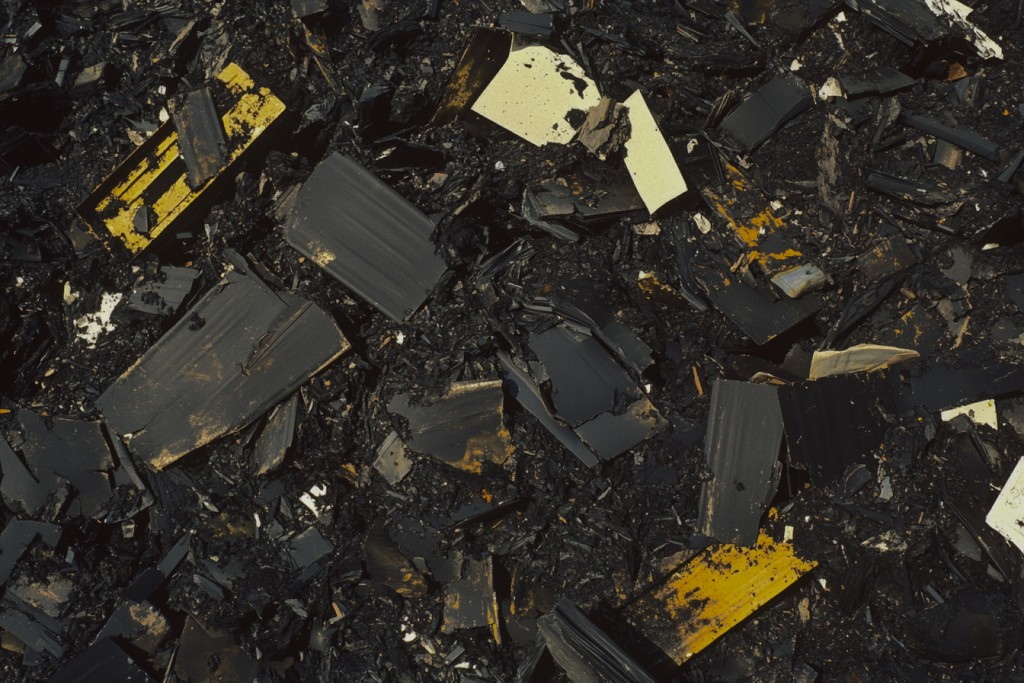
#> input picture assets/img/crisis-02.jpg, 1024 x 683 px
$ python tools-gen_pattern.py assets/img/crisis-02.jpg assets/img/crisis-03.jpg assets/img/crisis-03.jpg
#> lines starting #> are read from the running program, lines starting #| are printed output that depends on the picture; after the words box and inside, x2 and y2 are one past the last pixel; in counts of white or black regions, pixels touching at a corner belong together
"""Generate a vector pattern (contours + yellow blocks + noise) from the hero photo.
Output: pattern.svg (viewBox 1496x820) + seeds.json (dissolve seed points, normalized).
Only numpy + PIL. Marching squares implemented by hand.
"""
import json, math, random, sys
import numpy as np
from PIL import Image, ImageFilter

SRC, OUT_SVG, OUT_JSON = sys.argv[1], sys.argv[2], sys.argv[3]
VW, VH = 1496, 820
W = 748                      # working raster width (scale x2 to viewBox)
GOLD = "#ae9a29"
random.seed(7); np.random.seed(7)

img = Image.open(SRC).convert("RGB")
#> img is the input picture: PIL image 1024x683 RGB; mean R, G, B 50.8, 47.2, 40.7
H = round(W * img.height / img.width)
#> H = 499
img = img.resize((W, H), Image.LANCZOS)
#> img: PIL image 748x499 RGB
S = VW / W  # raster -> viewBox scale

# ---------- fields ----------
lum = np.asarray(img.convert("L").filter(ImageFilter.GaussianBlur(2.2)), dtype=np.float32) / 255.0
lum_soft = np.asarray(img.convert("L").filter(ImageFilter.GaussianBlur(6)), dtype=np.float32) / 255.0
lum_mid = np.asarray(img.convert("L").filter(ImageFilter.GaussianBlur(3.5)), dtype=np.float32) / 255.0

hsv = np.asarray(img.filter(ImageFilter.GaussianBlur(1.2)).convert("HSV"), dtype=np.float32)
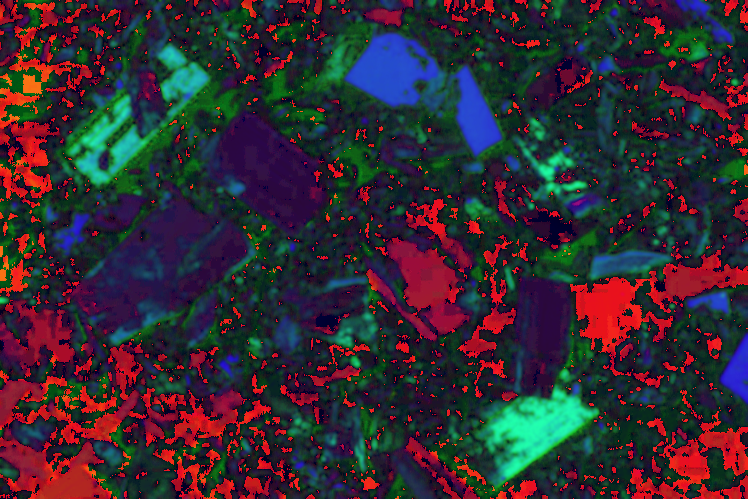
#> hsv: shape (499, 748, 3) float32; mean R, G, B 51.9, 42.8, 51
hue, sat, val = hsv[..., 0] * 360 / 255, hsv[..., 1] / 255, hsv[..., 2] / 255
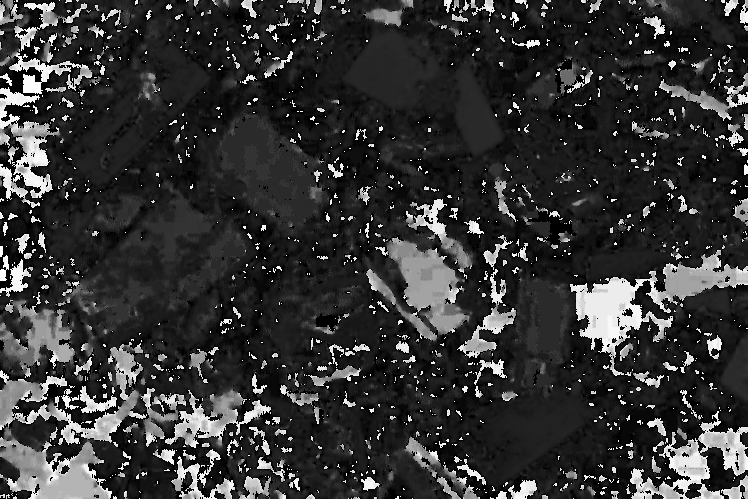
#> hue: shape (499, 748) float32; min 0, max 354.4, mean 73.2; drawn with min black and max white
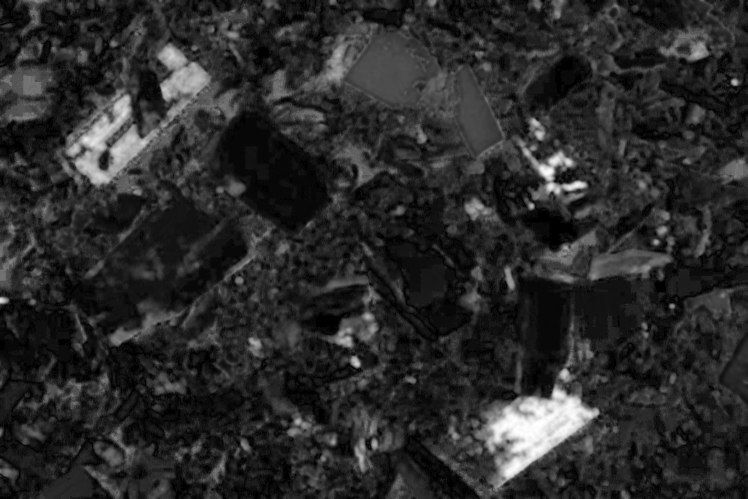
#> sat: shape (499, 748) float32; min 0, max 1, mean 0.168
yellow = ((hue > 30) & (hue < 70) & (sat > 0.42) & (val > 0.30)).astype(np.float32)
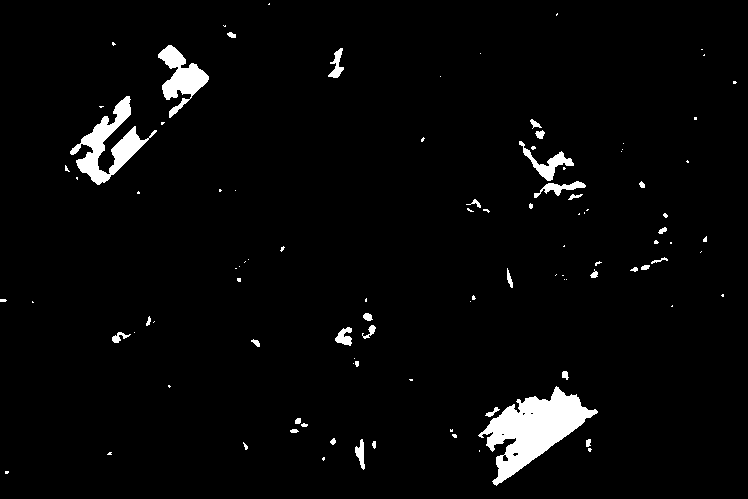
#> yellow: shape (499, 748) float32; values 0 (black) and 1 (white), 3.2% white; 102 white regions (67 under 20 px), largest, box (x1, y1, x2, y2) and area: (478, 386, 598, 486) 4981, (70, 96, 157, 185) 2426, (158, 45, 209, 118) 1550
yellow = np.asarray(Image.fromarray((yellow * 255).astype(np.uint8)).filter(ImageFilter.GaussianBlur(1.6)), dtype=np.float32) / 255

gy, gx = np.gradient(lum)
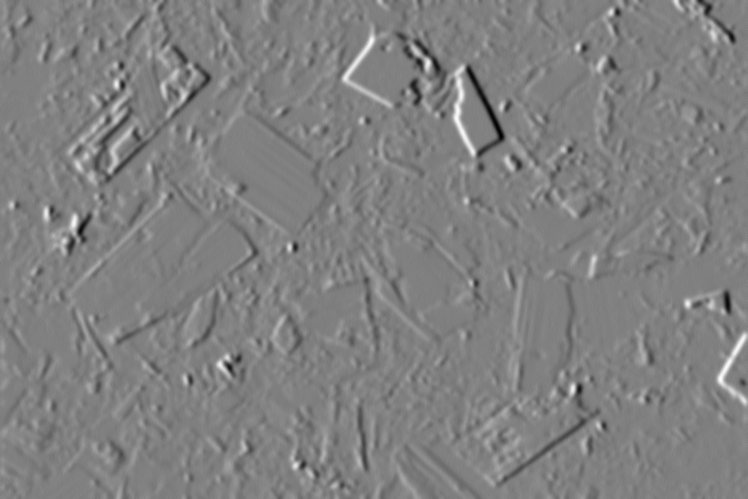
#> gx: shape (499, 748) float32; min -0.112, max 0.11, mean 0.000148; drawn with min black and max white
edge = np.hypot(gx, gy)
edge = edge / (edge.max() + 1e-6)

# ---------- marching squares ----------
def marching_squares(f, level):
    """Return list of polylines (list of (x,y)) for iso-level of scalar field f."""
    b = f >= level
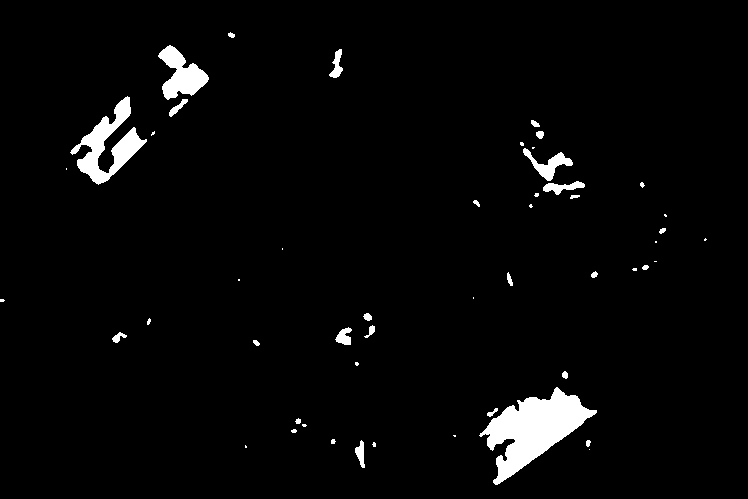
#> b: shape (499, 748) bool; 3% white; 51 white regions (24 under 20 px), largest, box (x1, y1, x2, y2) and area: (479, 387, 597, 485) 4993, (70, 96, 147, 185) 2398, (158, 45, 209, 100) 1418
    h, w = f.shape
#> h = 499; w = 748
    # corners: tl, tr, br, bl
    tl, tr = b[:-1, :-1], b[:-1, 1:]
#> tr: shape (498, 747) bool; 3% white; 51 white regions (24 under 20 px), largest, box (x1, y1, x2, y2) and area: (478, 387, 596, 485) 4993, (69, 96, 146, 185) 2398, (157, 45, 208, 100) 1418
    bl, br = b[1:, :-1], b[1:, 1:]
#> bl: shape (498, 747) bool; 3% white; 51 white regions (24 under 20 px), largest, box (x1, y1, x2, y2) and area: (479, 386, 597, 484) 4993, (70, 95, 147, 184) 2398, (158, 44, 209, 99) 1418
    idx = tl.astype(np.uint8) * 8 + tr * 4 + br * 2 + bl * 1
    ys, xs = np.nonzero((idx != 0) & (idx != 15))
    segs = []
    def interp(x0, y0, v0, x1, y1, v1):
        t = (level - v0) / (v1 - v0) if v1 != v0 else 0.5
#> t = 0.5
        return (x0 + (x1 - x0) * t, y0 + (y1 - y0) * t)
    for y, x in zip(ys, xs):
        c = idx[y, x]
        v_tl, v_tr, v_br, v_bl = f[y, x], f[y, x + 1], f[y + 1, x + 1], f[y + 1, x]
        top = lambda: interp(x, y, v_tl, x + 1, y, v_tr)
        right = lambda: interp(x + 1, y, v_tr, x + 1, y + 1, v_br)
        bottom = lambda: interp(x, y + 1, v_bl, x + 1, y + 1, v_br)
        left = lambda: interp(x, y, v_tl, x, y + 1, v_bl)
        # segment table (edges between which the contour passes)
        table = {
            1: [(left, bottom)], 2: [(bottom, right)], 3: [(left, right)], 4: [(top, right)],
            5: [(left, top), (bottom, right)], 6: [(top, bottom)], 7: [(left, top)],
            8: [(left, top)], 9: [(top, bottom)], 10: [(left, bottom), (top, right)],
            11: [(top, right)], 12: [(left, right)], 13: [(bottom, right)], 14: [(left, bottom)],
        }
        for a, bfn in table[c]:
            segs.append((a(), bfn()))
    # link segments into polylines
    key = lambda p: (round(p[0] * 4), round(p[1] * 4))
    adj = {}
    for i, (p, q) in enumerate(segs):
        adj.setdefault(key(p), []).append(i)
        adj.setdefault(key(q), []).append(i)
    used = [False] * len(segs)
    lines = []
    for i in range(len(segs)):
        if used[i]:
            continue
        used[i] = True
        p, q = segs[i]
        line = [p, q]
        # extend forward
        for direction in (1, -1):
            end = line[-1] if direction == 1 else line[0]
            while True:
                nxt = None
                for j in adj.get(key(end), []):
                    if not used[j]:
                        nxt = j
                        break
                if nxt is None:
                    break
                used[nxt] = True
                a, bq = segs[nxt]
                other = bq if key(a) == key(end) else a
                if direction == 1:
                    line.append(other)
                else:
                    line.insert(0, other)
                end = other
        lines.append(line)
    return lines

def rdp(pts, eps):
    if len(pts) < 3:
        return pts
    a, b = np.array(pts[0]), np.array(pts[-1])
    ab = b - a
    n = np.linalg.norm(ab)
    P = np.array(pts)
    if n == 0:
        d = np.linalg.norm(P - a, axis=1)
    else:
        d = np.abs(ab[0] * (P[:, 1] - a[1]) - ab[1] * (P[:, 0] - a[0])) / n
    i = int(np.argmax(d))
    if d[i] > eps:
        return rdp(pts[: i + 1], eps)[:-1] + rdp(pts[i:], eps)
    return [pts[0], pts[-1]]

def chaikin(pts, closed=False):
    if len(pts) < 3:
        return pts
    out = []
    n = len(pts)
    rng = range(n) if closed else range(n - 1)
    for i in rng:
        p, q = pts[i], pts[(i + 1) % n]
        out.append((0.75 * p[0] + 0.25 * q[0], 0.75 * p[1] + 0.25 * q[1]))
        out.append((0.25 * p[0] + 0.75 * q[0], 0.25 * p[1] + 0.75 * q[1]))
    if not closed:
        out = [pts[0]] + out + [pts[-1]]
    return out

def length(pts):
    return sum(math.dist(pts[i], pts[i + 1]) for i in range(len(pts) - 1))

def fmt(v):
    return f"{v:.1f}"

def path_d(pts, closed=False):
    d = "M" + " L".join(f"{fmt(x * S)} {fmt(y * S)}" for x, y in pts)
    return d + (" Z" if closed else "")

# ---------- yellow blocks (fills) + seeds ----------
fills = []
blobs = []
for line in marching_squares(yellow, 0.5):
    closed = math.dist(line[0], line[-1]) < 2
    pts = rdp(line, 1.4)
    if len(pts) < 4:
        continue
    xs, ys = zip(*pts)
    area = abs(sum(xs[i] * ys[(i + 1) % len(pts)] - xs[(i + 1) % len(pts)] * ys[i] for i in range(len(pts)))) / 2
    if area < 30:
        continue
    cx, cy = sum(xs) / len(xs), sum(ys) / len(ys)
    blobs.append((area, cx / W, cy / H))
    fills.append((area, path_d(pts, closed=True), cx / W, cy / H))
#> this loop made 129 passes
#> line on passes 2, 3, 6, 7, 8, 9, 10, 11, 12, 13, 14, 15: [(227.9, 35), (228, 35.12)], [(228.9, 36), (229, 36.07)], [(334, 58.12), (334, 58)], [(165, 62.92), (165.1, 63)], [(165.9, 64), (166, 64.06)], [(167, 64.92), (167.1, 65)], [(168, 65.91), (168.1, 66)], [(182, 65.04), (182, 65)], [(169, 66.96), (169, 67)], [(187, 67.07), (187.1, 67)], [(176, 68.92), (176, 69), (176, 69)], [(170, 78.04), (170, 78)]
blobs.sort(reverse=True)
seeds = [(round(float(x), 4), round(float(y), 4)) for _, x, y in blobs[:5]]
if len(seeds) < 5:
    seeds += [(random.random(), random.random()) for _ in range(5 - len(seeds))]

def order(cx, cy):
    # 0..1: distance to nearest seed (in aspect-corrected space), normalized
    d = min(math.hypot((cx - sx) * (VW / VH), cy - sy) for sx, sy in seeds)
    return min(1.0, d / 1.1)

# ---------- contours ----------
contours = []
levels = [float(v) for v in np.percentile(lum_soft, np.linspace(8, 92, 12))]
for li, lv in enumerate(levels):
    field = lum_mid if li % 3 == 1 else lum_soft
    for line in marching_squares(field, lv):
        if length(line) < 70:
            continue
        pts = chaikin(rdp(line, 0.9))
        xs, ys = zip(*pts)
        cx, cy = sum(xs) / len(xs) / W, sum(ys) / len(ys) / H
        L = length(pts) * S
        contours.append((path_d(pts), order(cx, cy), L, li))
#> this loop made 12 passes
#> lv on passes 1 to 12: 0.114, 0.125, 0.133, 0.141, 0.149, 0.157, 0.165, 0.176, 0.188, 0.212, 0.243, 0.286
#> pass 1, in marching_squares (call 2), `bl, br = b[1:, :-1], b[1:, 1:]`:
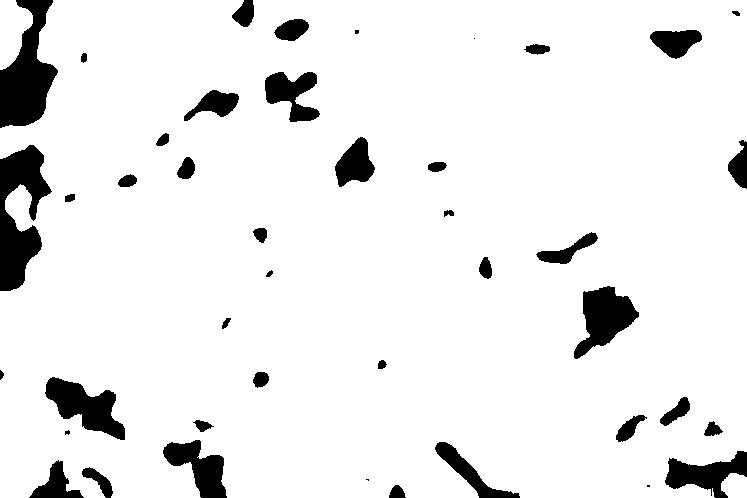
#> bl: shape (498, 747) bool; 92.1% white; 43 black regions (5 under 20 px), largest, box (x1, y1, x2, y2) and area: (0, 145, 52, 291) 4257, (0, 0, 58, 128) 4130, (45, 377, 125, 440) 2488

# thin out very short ones, cap count
contours.sort(key=lambda c: -c[2])
contours = contours[:420]

# ---------- noise (small squares), weighted by edge strength ----------
prob = 0.10 + 1.6 * edge
prob = prob / prob.sum()
flat = np.random.choice(prob.size, size=2600, replace=False, p=prob.ravel())
ny, nx = np.divmod(flat, W)
groups = [[] for _ in range(12)]
for x, y in zip(nx, ny):
    jx, jy = x + random.random(), y + random.random()
    s = random.choice([1.2, 1.6, 2.0, 2.6, 3.4]) if random.random() < 0.85 else random.choice([4.5, 6.0])
    g = min(11, int(order(jx / W, jy / H) * 12 * (0.7 + 0.6 * random.random())))
    groups[g].append(f"M{fmt(jx * S)} {fmt(jy * S)}h{fmt(s)}v{fmt(s)}h-{fmt(s)}z")
#> this loop made 2600 passes
#> (x, y) on passes 1 to 3: (337, 37), (744, 379), (107, 198)

# ---------- write SVG ----------
out = [f'<svg xmlns="http://www.w3.org/2000/svg" viewBox="0 0 {VW} {VH}" preserveAspectRatio="xMidYMid slice" class="pattern">']
out.append(f'<rect width="{VW}" height="{VH}" fill="#121212"/>')
out.append('<g class="pattern__noise" fill="#ae9a29">')
for gi, g in enumerate(groups):
    out.append(f'<path data-o="{gi / 11:.3f}" d="{"".join(g)}"/>')
out.append('</g>')
out.append('<g class="pattern__fills" fill="#ae9a29">')
for area, d, cx, cy in fills:
    out.append(f'<path data-o="{order(cx, cy):.3f}" d="{d}"/>')
#> this loop made 15 passes
#> (area, cx, cy) on passes 1 to 12: (1405.7, 0.239, 0.144), (203.8, 0.45, 0.126), (2330.3, 0.14, 0.28), (87.35, 0.24, 0.208), (33.29, 0.721, 0.267), (557.2, 0.73, 0.322), (274.5, 0.753, 0.374), (31.31, 0.681, 0.558), (35.29, 0.49, 0.633), (49.56, 0.495, 0.663), (161.8, 0.461, 0.67), (66.23, 0.159, 0.675)
out.append('</g>')
out.append('<g class="pattern__lines" fill="none" stroke="#ae9a29" stroke-linecap="round" stroke-linejoin="round">')
for d, o, L, li in contours:
    sw = 1.5 if li % 3 == 1 else 1.0
    out.append(f'<path pathLength="1" data-o="{o:.3f}" stroke-width="{sw}" d="{d}"/>')
#> this loop made 376 passes
#> (o, L, li) on passes 1 to 3: (0.179, 6974.9, 4), (0.445, 3889.6, 4), (0.249, 3422.4, 5)
out.append('</g></svg>')
svg = "\n".join(out)
open(OUT_SVG, "w").write(svg)
json.dump({"seeds": seeds}, open(OUT_JSON, "w"))
print(f"contours={len(contours)} fills={len(fills)} noise={sum(len(g) for g in groups)} seeds={seeds} bytes={len(svg)}")
#| contours=376 fills=15 noise=2600 seeds=[(0.6983, 0.8599), (0.1398, 0.28), (0.239, 0.1436), (0.7302, 0.3217), (0.7531, 0.3744)] bytes=416941
